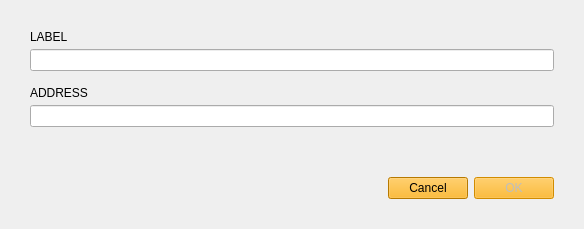
<?xml version="1.0" encoding="UTF-8"?>
<ui version="4.0">
 <class>NewAddressDialog</class>
 <widget class="QDialog" name="NewAddressDialog">
  <property name="geometry">
   <rect>
    <x>0</x>
    <y>0</y>
    <width>584</width>
    <height>229</height>
   </rect>
  </property>
  <property name="sizePolicy">
   <sizepolicy hsizetype="Fixed" vsizetype="Fixed">
    <horstretch>0</horstretch>
    <verstretch>0</verstretch>
   </sizepolicy>
  </property>
  <property name="minimumSize">
   <size>
    <width>584</width>
    <height>229</height>
   </size>
  </property>
  <property name="maximumSize">
   <size>
    <width>584</width>
    <height>229</height>
   </size>
  </property>
  <property name="windowTitle">
   <string>New contact</string>
  </property>
  <layout class="QGridLayout" name="gridLayout">
   <property name="leftMargin">
    <number>30</number>
   </property>
   <property name="topMargin">
    <number>30</number>
   </property>
   <property name="rightMargin">
    <number>30</number>
   </property>
   <property name="bottomMargin">
    <number>30</number>
   </property>
   <property name="verticalSpacing">
    <number>5</number>
   </property>
   <item row="2" column="0" colspan="4">
    <spacer name="verticalSpacer_2">
     <property name="orientation">
      <enum>Qt::Vertical</enum>
     </property>
     <property name="sizeType">
      <enum>QSizePolicy::Fixed</enum>
     </property>
     <property name="sizeHint" stdset="0">
      <size>
       <width>20</width>
       <height>10</height>
      </size>
     </property>
    </spacer>
   </item>
   <item row="6" column="0" colspan="4">
    <spacer name="verticalSpacer">
     <property name="orientation">
      <enum>Qt::Vertical</enum>
     </property>
     <property name="sizeType">
      <enum>QSizePolicy::Expanding</enum>
     </property>
     <property name="sizeHint" stdset="0">
      <size>
       <width>20</width>
       <height>10</height>
      </size>
     </property>
    </spacer>
   </item>
   <item row="7" column="1">
    <widget class="QPushButton" name="m_cancelButton">
     <property name="styleSheet">
      <string notr="true">background-color: rgb(255, 170, 0);</string>
     </property>
     <property name="text">
      <string>Cancel</string>
     </property>
    </widget>
   </item>
   <item row="5" column="0" colspan="4">
    <spacer name="verticalSpacer_3">
     <property name="orientation">
      <enum>Qt::Vertical</enum>
     </property>
     <property name="sizeType">
      <enum>QSizePolicy::Fixed</enum>
     </property>
     <property name="sizeHint" stdset="0">
      <size>
       <width>20</width>
       <height>10</height>
      </size>
     </property>
    </spacer>
   </item>
   <item row="7" column="0">
    <spacer name="horizontalSpacer">
     <property name="orientation">
      <enum>Qt::Horizontal</enum>
     </property>
     <property name="sizeHint" stdset="0">
      <size>
       <width>338</width>
       <height>20</height>
      </size>
     </property>
    </spacer>
   </item>
   <item row="4" column="0" colspan="4">
    <widget class="QLineEdit" name="m_addressEdit">
     <property name="styleSheet">
      <string notr="true">[errorState=&quot;true&quot;] {
  border-color: #ef3131;
}</string>
     </property>
     <property name="echoMode">
      <enum>QLineEdit::Normal</enum>
     </property>
    </widget>
   </item>
   <item row="0" column="0" colspan="4">
    <widget class="QLabel" name="m_labelTextLabel">
     <property name="sizePolicy">
      <sizepolicy hsizetype="Maximum" vsizetype="Preferred">
       <horstretch>0</horstretch>
       <verstretch>0</verstretch>
      </sizepolicy>
     </property>
     <property name="text">
      <string>LABEL</string>
     </property>
    </widget>
   </item>
   <item row="7" column="2" colspan="2">
    <widget class="QPushButton" name="m_okButton">
     <property name="enabled">
      <bool>false</bool>
     </property>
     <property name="styleSheet">
      <string notr="true">background-color: rgb(255, 170, 0);</string>
     </property>
     <property name="text">
      <string>OK</string>
     </property>
     <property name="default">
      <bool>true</bool>
     </property>
    </widget>
   </item>
   <item row="1" column="0" colspan="4">
    <widget class="QLineEdit" name="m_labelEdit">
     <property name="sizePolicy">
      <sizepolicy hsizetype="Expanding" vsizetype="Fixed">
       <horstretch>0</horstretch>
       <verstretch>0</verstretch>
      </sizepolicy>
     </property>
     <property name="styleSheet">
      <string notr="true">[errorState=&quot;true&quot;] {
  border-color: #ef3131;
}</string>
     </property>
     <property name="echoMode">
      <enum>QLineEdit::Normal</enum>
     </property>
    </widget>
   </item>
   <item row="3" column="0" colspan="4">
    <widget class="QLabel" name="m_addressTextLabel">
     <property name="sizePolicy">
      <sizepolicy hsizetype="Maximum" vsizetype="Preferred">
       <horstretch>0</horstretch>
       <verstretch>0</verstretch>
      </sizepolicy>
     </property>
     <property name="text">
      <string>ADDRESS</string>
     </property>
    </widget>
   </item>
  </layout>
 </widget>
 <tabstops>
  <tabstop>m_labelEdit</tabstop>
  <tabstop>m_addressEdit</tabstop>
  <tabstop>m_okButton</tabstop>
 </tabstops>
 <resources/>
 <connections>
  <connection>
   <sender>m_okButton</sender>
   <signal>clicked()</signal>
   <receiver>NewAddressDialog</receiver>
   <slot>accept()</slot>
   <hints>
    <hint type="sourcelabel">
     <x>410</x>
     <y>102</y>
    </hint>
    <hint type="destinationlabel">
     <x>294</x>
     <y>63</y>
    </hint>
   </hints>
  </connection>
  <connection>
   <sender>m_cancelButton</sender>
   <signal>clicked()</signal>
   <receiver>NewAddressDialog</receiver>
   <slot>reject()</slot>
   <hints>
    <hint type="sourcelabel">
     <x>526</x>
     <y>102</y>
    </hint>
    <hint type="destinationlabel">
     <x>294</x>
     <y>63</y>
    </hint>
   </hints>
  </connection>
  <connection>
   <sender>m_addressEdit</sender>
   <signal>textChanged(QString)</signal>
   <receiver>NewAddressDialog</receiver>
   <slot>validateAddress(QString)</slot>
   <hints>
    <hint type="sourcelabel">
     <x>291</x>
     <y>123</y>
    </hint>
    <hint type="destinationlabel">
     <x>291</x>
     <y>101</y>
    </hint>
   </hints>
  </connection>
  <connection>
   <sender>m_labelEdit</sender>
   <signal>textChanged(QString)</signal>
   <receiver>NewAddressDialog</receiver>
   <slot>validateLabel(QString)</slot>
   <hints>
    <hint type="sourcelabel">
     <x>291</x>
     <y>61</y>
    </hint>
    <hint type="destinationlabel">
     <x>291</x>
     <y>101</y>
    </hint>
   </hints>
  </connection>
 </connections>
 <slots>
  <slot>validateAddress(QString)</slot>
  <slot>validateLabel(QString)</slot>
  <slot>donationCheckStateChanged(int)</slot>
 </slots>
</ui>
